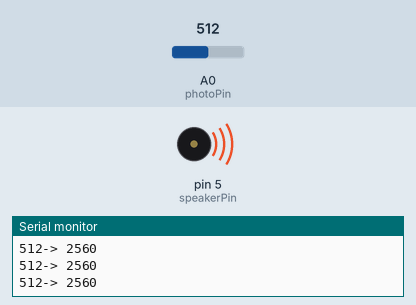
This sketch was run on a simulated Arduino Uno, built with avr-gcc and run on an emulated ATmega328P. On the bench: buzzer (waves = sounding), the last lines printed to the serial monitor. The test bench sets the inputs (shaded band); at power-on: A0 (photoPin) = 512.

Above: at 1.2 s.
1.3 s: A0 (photoPin) set to 0
At 2.5 s:
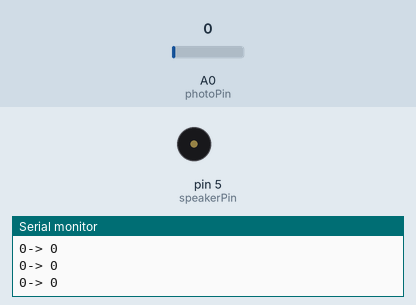
2.8 s: A0 (photoPin) set to 122
At 4.0 s:
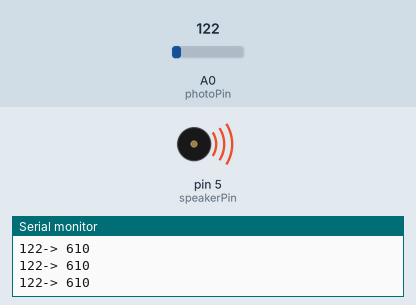
Timing chart, 0 to 5.8 s (numbered marks = the images above; inputs shaded):
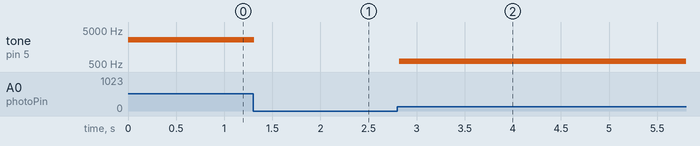

The sketch:

photo_resistor.ino
```cpp
const int speakerPin = 5;
const int photoPin = A0;

void setup(){
  Serial.begin(9600);
  pinMode(speakerPin, OUTPUT);
}

void loop(){
   int photoVal = analogRead(photoPin);
   int speakerVal = photoVal * 5;
   Serial.println((String)photoVal + "-> " + (String)speakerVal);
   tone(speakerPin, speakerVal);
}
```

Measured:
- after the input at 1.3 s, tone on pin 5 (speakerPin): 2560 Hz → silent at once
- after the input at 2.8 s, tone on pin 5 (speakerPin): silent → 610 Hz at once
